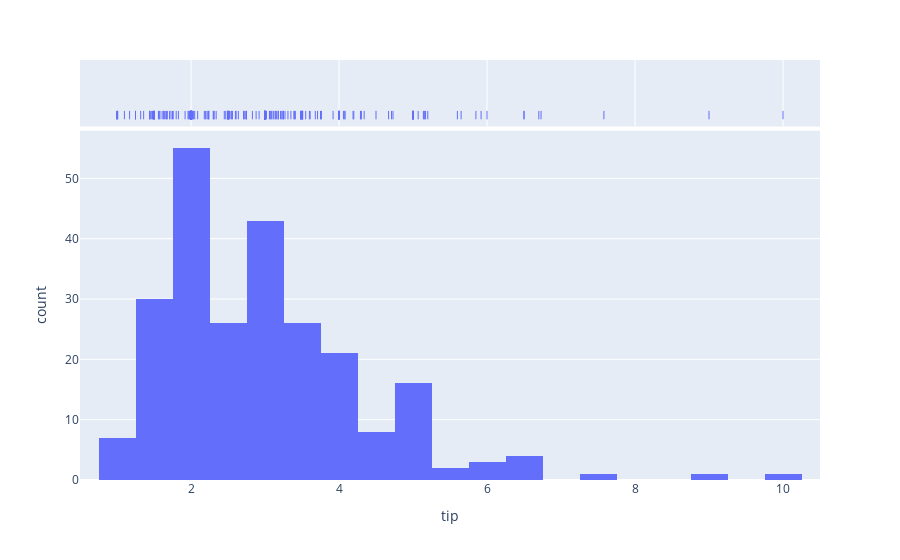

Notebook cell for this chart:
### Markdown cell above
### Histogram

#### The histogram of tips shows a skew to the right where the mean is less than the median. There are generally more exception occurrences at the higher tip values than less. The rug plot shows the overall distribution of the data points.

### Code cell
# histogram plotted with rub plot
fig = px.histogram(df, x = 'tip', marginal = 'rug')
fig.show()

### Figure 1 — Plotly figure (JSON) as saved in the notebook; plotly's stock layout.template omitted (floating-point values rounded to 4 significant figures; data arrays with more than 128 entries replaced by an {"elided": "..."} marker saying what was removed)
{"data": [{"alignmentgroup": "True", "bingroup": "x", "hovertemplate": "tip=%{x}<br>count=%{y}<extra></extra>", "legendgroup": "", "marker": {"color": "#636efa", "pattern": {"shape": ""}}, "name": "", "offsetgroup": "", "orientation": "v", "showlegend": false, "type": "histogram", "x": {"elided": "244 float values"}, "xaxis": "x", "yaxis": "y"}, {"alignmentgroup": "True", "boxpoints": "all", "fillcolor": "rgba(255,255,255,0)", "hoveron": "points", "hovertemplate": "tip=%{x}<extra></extra>", "jitter": 0, "legendgroup": "", "line": {"color": "rgba(255,255,255,0)"}, "marker": {"color": "#636efa", "symbol": "line-ns-open"}, "name": "", "offsetgroup": "", "showlegend": false, "type": "box", "x": {"elided": "244 float values"}, "xaxis": "x2", "yaxis": "y2"}], "layout": {"autosize": true, "barmode": "relative", "legend": {"tracegroupgap": 0}, "margin": {"t": 60}, "xaxis": {"anchor": "y", "autorange": true, "domain": [0, 1], "range": [0.5, 10.5], "title": {"text": "tip"}, "type": "linear"}, "xaxis2": {"anchor": "y2", "autorange": true, "domain": [0, 1], "matches": "x", "range": [0.5, 10.5], "showgrid": true, "showticklabels": false, "type": "linear"}, "yaxis": {"anchor": "x", "autorange": true, "domain": [0, 0.8316], "range": [0, 57.89], "title": {"text": "count"}}, "yaxis2": {"anchor": "x2", "autorange": true, "domain": [0.8416, 1], "matches": "y2", "range": [-0.5942, 0.5], "showgrid": false, "showline": false, "showticklabels": false, "ticks": "", "type": "category"}}}
